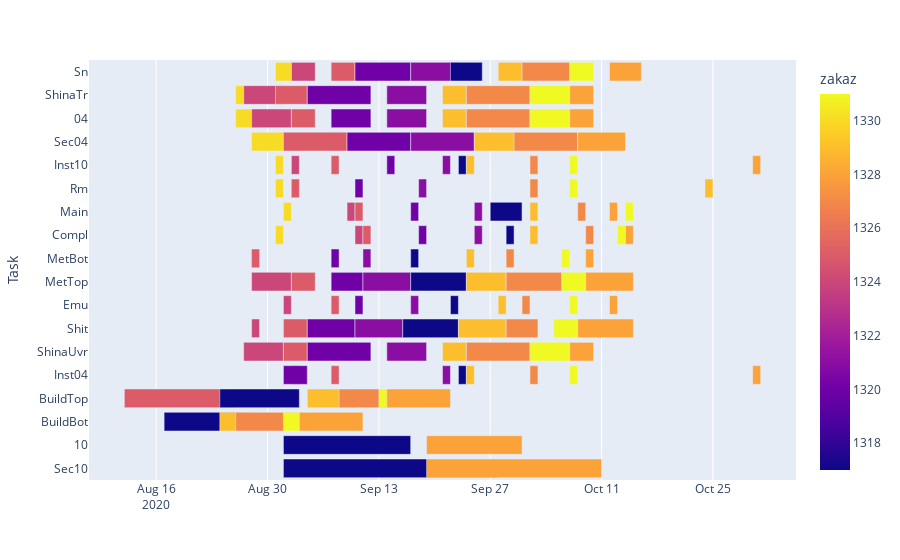

Here is the notebook cell this chart was saved with:
### Code cell
fig = px.timeline(data, x_start="Start", x_end="Finish", y="Task", color='zakaz')
fig.update_yaxes(autorange="reversed") # otherwise tasks are listed from the bottom up
fig.show()

### Figure 1 — Plotly figure (JSON) as saved in the notebook; plotly's stock layout.template omitted (floating-point values rounded to 4 significant figures; data arrays with more than 128 entries replaced by an {"elided": "..."} marker saying what was removed)
{"data": [{"alignmentgroup": "True", "base": {"elided": "143 str values"}, "hovertemplate": "Start=%{base}<br>Finish=%{x}<br>Task=%{y}<br>zakaz=%{marker.color}<extra></extra>", "legendgroup": "", "marker": {"color": {"elided": "143 int values"}, "coloraxis": "coloraxis"}, "name": "", "offsetgroup": "", "orientation": "h", "showlegend": false, "textposition": "auto", "type": "bar", "x": {"elided": "143 int values"}, "xaxis": "x", "y": {"elided": "143 str values"}, "yaxis": "y"}], "layout": {"barmode": "overlay", "coloraxis": {"colorbar": {"title": {"text": "zakaz"}}, "colorscale": [[0, "#0d0887"], [0.1111, "#46039f"], [0.2222, "#7201a8"], [0.3333, "#9c179e"], [0.4444, "#bd3786"], [0.5556, "#d8576b"], [0.6667, "#ed7953"], [0.7778, "#fb9f3a"], [0.8889, "#fdca26"], [1, "#f0f921"]]}, "legend": {"tracegroupgap": 0}, "margin": {"t": 60}, "xaxis": {"anchor": "y", "domain": [0, 1], "type": "date"}, "yaxis": {"anchor": "x", "autorange": "reversed", "domain": [0, 1], "title": {"text": "Task"}}}}
